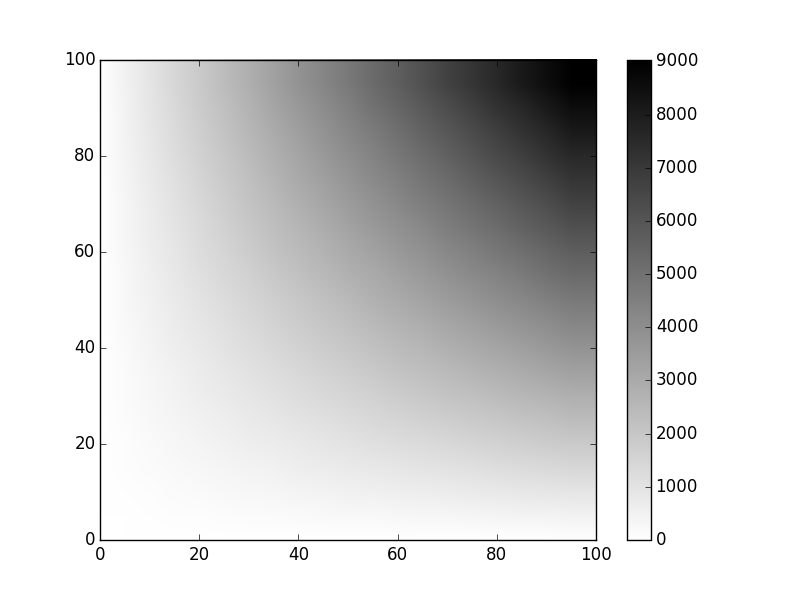

This figure's Python source:
#!/usr/bin/env python3
# -*- coding: utf-8 -*-

# See: http://matplotlib.org/examples/pylab_examples/image_nonuniform.html

import numpy as np
import matplotlib.pyplot as plt
from matplotlib.image import NonUniformImage
from matplotlib import cm

X_MIN=0
X_MAX=100
X_STEP=5

Y_MIN=0
Y_MAX=100
Y_STEP=5

# Fetch datas

x = np.arange(X_MIN, X_MAX, X_STEP)
y = np.arange(Y_MIN, Y_MAX, Y_STEP)
z_matrix = np.array([[xi * yi for xi in range(X_MIN, X_MAX, X_STEP)] for yi in range(Y_MIN, Y_MAX, Y_STEP)])

# Plot colour map

fig = plt.figure()
ax = fig.add_subplot(111)

#interp='nearest'     # "raw" (non smooth) map
interp = 'bilinear'   # "smooth" map

# NonUniformImage permet de definir la position des elements de 'z_matrix' sur les axes.
# Sans NonUniformImage, une matrice 'z_matrix' de taille (sx, sy) serait dessinee sur un repere avec un axe des abscisses allant de 0 a sx et un axe des ordonnees allant de 0 a sy.
im = NonUniformImage(ax, interpolation=interp, extent=(X_MIN, X_MAX, Y_MIN, Y_MAX), cmap=cm.binary)

# im.set_data(x, y, A)
#   Set the grid for the pixel centers, and the pixel values.
#   *x* and *y* are 1-D ndarrays of lengths N and M, respectively, specifying pixel centers
#   *A* is an (M,N) ndarray or masked array of values to be colormapped, or a (M,N,3) RGB array, or a (M,N,4) RGBA array.
im.set_data(x, y, z_matrix)

ax.images.append(im)
ax.set_xlim(X_MIN, X_MAX)
ax.set_ylim(Y_MIN, Y_MAX)

fig.colorbar(im) # draw colorbar

# SAVE FILES ######################
plt.savefig("colour_map_with_custom_axes.png")

plt.show()

